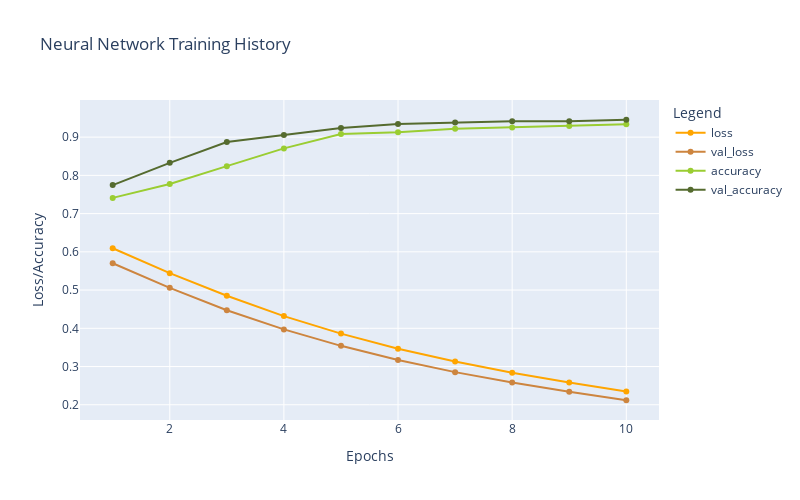

This figure's notebook cell:
### Code cell
plot_history(history1)

### Figure 1 — Plotly figure (JSON) as saved in the notebook; plotly's stock layout.template omitted (floating-point values rounded to 4 significant figures)
{"data": [{"hovertemplate": "Legend=loss<br>Epochs=%{x}<br>Loss/Accuracy=%{y}<extra></extra>", "legendgroup": "loss", "line": {"color": "orange", "dash": "solid"}, "marker": {"symbol": "circle"}, "mode": "lines+markers", "name": "loss", "orientation": "v", "showlegend": true, "type": "scatter", "x": [1, 2, 3, 4, 5, 6, 7, 8, 9, 10], "xaxis": "x", "y": [0.6095, 0.5442, 0.4851, 0.4319, 0.3861, 0.3464, 0.313, 0.2837, 0.2582, 0.2349], "yaxis": "y"}, {"hovertemplate": "Legend=val_loss<br>Epochs=%{x}<br>Loss/Accuracy=%{y}<extra></extra>", "legendgroup": "val_loss", "line": {"color": "peru", "dash": "solid"}, "marker": {"symbol": "circle"}, "mode": "lines+markers", "name": "val_loss", "orientation": "v", "showlegend": true, "type": "scatter", "x": [1, 2, 3, 4, 5, 6, 7, 8, 9, 10], "xaxis": "x", "y": [0.5701, 0.5059, 0.4472, 0.3971, 0.3541, 0.3169, 0.2854, 0.2583, 0.234, 0.2118], "yaxis": "y"}, {"hovertemplate": "Legend=accuracy<br>Epochs=%{x}<br>Loss/Accuracy=%{y}<extra></extra>", "legendgroup": "accuracy", "line": {"color": "yellowgreen", "dash": "solid"}, "marker": {"symbol": "circle"}, "mode": "lines+markers", "name": "accuracy", "orientation": "v", "showlegend": true, "type": "scatter", "x": [1, 2, 3, 4, 5, 6, 7, 8, 9, 10], "xaxis": "x", "y": [0.7411, 0.7776, 0.8241, 0.8706, 0.9079, 0.9125, 0.9216, 0.9253, 0.9289, 0.9335], "yaxis": "y"}, {"hovertemplate": "Legend=val_accuracy<br>Epochs=%{x}<br>Loss/Accuracy=%{y}<extra></extra>", "legendgroup": "val_accuracy", "line": {"color": "darkolivegreen", "dash": "solid"}, "marker": {"symbol": "circle"}, "mode": "lines+markers", "name": "val_accuracy", "orientation": "v", "showlegend": true, "type": "scatter", "x": [1, 2, 3, 4, 5, 6, 7, 8, 9, 10], "xaxis": "x", "y": [0.7745, 0.8327, 0.8873, 0.9055, 0.9236, 0.9345, 0.9382, 0.9418, 0.9418, 0.9455], "yaxis": "y"}], "layout": {"height": 500, "legend": {"title": {"text": "Legend"}, "tracegroupgap": 0}, "title": {"text": "Neural Network Training History"}, "width": 800, "xaxis": {"anchor": "y", "domain": [0, 1], "title": {"text": "Epochs"}}, "yaxis": {"anchor": "x", "domain": [0, 1], "title": {"text": "Loss/Accuracy"}}}}
